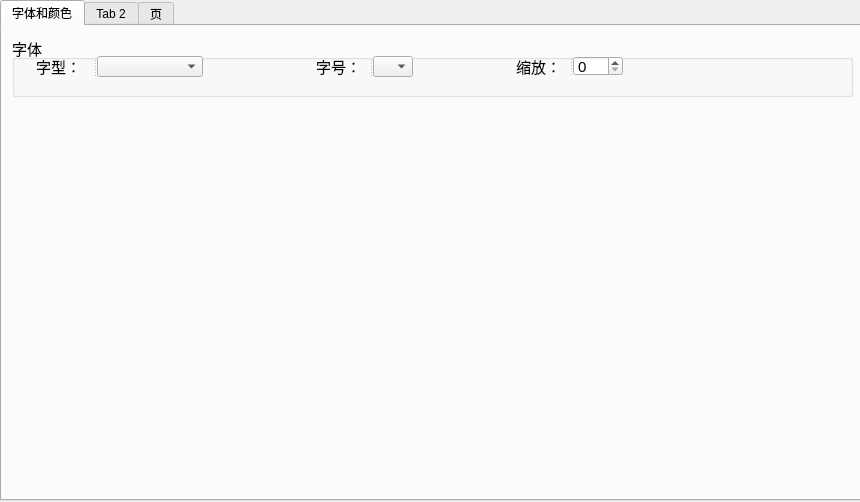
<?xml version="1.0" encoding="UTF-8"?>
<ui version="4.0">
 <class>TextEditSet</class>
 <widget class="QMainWindow" name="TextEditSet">
  <property name="geometry">
   <rect>
    <x>0</x>
    <y>0</y>
    <width>860</width>
    <height>502</height>
   </rect>
  </property>
  <property name="windowTitle">
   <string>MainWindow</string>
  </property>
  <widget class="QWidget" name="centralwidget">
   <widget class="QTabWidget" name="tabWidget">
    <property name="geometry">
     <rect>
      <x>0</x>
      <y>0</y>
      <width>861</width>
      <height>501</height>
     </rect>
    </property>
    <property name="currentIndex">
     <number>0</number>
    </property>
    <widget class="QWidget" name="tab">
     <attribute name="title">
      <string>字体和颜色</string>
     </attribute>
     <widget class="QGroupBox" name="groupBox">
      <property name="geometry">
       <rect>
        <x>10</x>
        <y>10</y>
        <width>841</width>
        <height>61</height>
       </rect>
      </property>
      <property name="font">
       <font>
        <pointsize>11</pointsize>
       </font>
      </property>
      <property name="title">
       <string>字体</string>
      </property>
      <widget class="QSplitter" name="splitter_2">
       <property name="geometry">
        <rect>
         <x>300</x>
         <y>20</y>
         <width>101</width>
         <height>21</height>
        </rect>
       </property>
       <property name="orientation">
        <enum>Qt::Horizontal</enum>
       </property>
       <widget class="QLabel" name="label_2">
        <property name="text">
         <string> 字号：</string>
        </property>
       </widget>
       <widget class="QComboBox" name="comboBox_2">
        <property name="minimumSize">
         <size>
          <width>40</width>
          <height>0</height>
         </size>
        </property>
        <property name="maximumSize">
         <size>
          <width>40</width>
          <height>16777215</height>
         </size>
        </property>
       </widget>
      </widget>
      <widget class="QSplitter" name="splitter_3">
       <property name="geometry">
        <rect>
         <x>500</x>
         <y>20</y>
         <width>111</width>
         <height>20</height>
        </rect>
       </property>
       <property name="orientation">
        <enum>Qt::Horizontal</enum>
       </property>
       <widget class="QLabel" name="label_3">
        <property name="text">
         <string> 缩放：</string>
        </property>
       </widget>
       <widget class="QSpinBox" name="spinBox">
        <property name="minimumSize">
         <size>
          <width>50</width>
          <height>20</height>
         </size>
        </property>
        <property name="maximumSize">
         <size>
          <width>50</width>
          <height>20</height>
         </size>
        </property>
       </widget>
      </widget>
      <widget class="QSplitter" name="splitter">
       <property name="geometry">
        <rect>
         <x>20</x>
         <y>20</y>
         <width>171</width>
         <height>21</height>
        </rect>
       </property>
       <property name="orientation">
        <enum>Qt::Horizontal</enum>
       </property>
       <widget class="QLabel" name="label">
        <property name="text">
         <string> 字型：</string>
        </property>
       </widget>
       <widget class="QComboBox" name="comboBox">
        <property name="minimumSize">
         <size>
          <width>100</width>
          <height>0</height>
         </size>
        </property>
        <property name="maximumSize">
         <size>
          <width>16777215</width>
          <height>100</height>
         </size>
        </property>
       </widget>
      </widget>
     </widget>
    </widget>
    <widget class="QWidget" name="tab_2">
     <attribute name="title">
      <string>Tab 2</string>
     </attribute>
     <widget class="QPushButton" name="pushButton_2">
      <property name="geometry">
       <rect>
        <x>280</x>
        <y>190</y>
        <width>75</width>
        <height>23</height>
       </rect>
      </property>
      <property name="text">
       <string>PushButton</string>
      </property>
     </widget>
    </widget>
    <widget class="QWidget" name="tab_3">
     <attribute name="title">
      <string>页</string>
     </attribute>
     <widget class="QPushButton" name="pushButton_3">
      <property name="geometry">
       <rect>
        <x>490</x>
        <y>170</y>
        <width>75</width>
        <height>23</height>
       </rect>
      </property>
      <property name="text">
       <string>PushButton</string>
      </property>
     </widget>
    </widget>
   </widget>
  </widget>
 </widget>
 <resources/>
 <connections/>
</ui>
